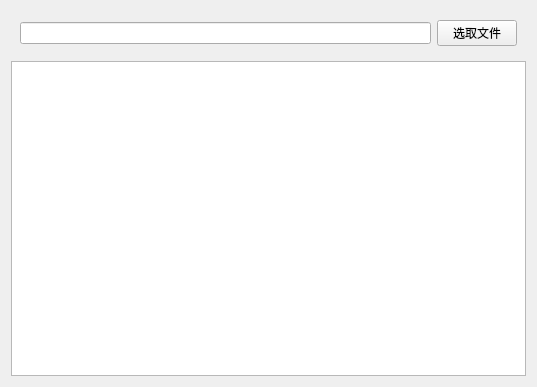
<?xml version="1.0" encoding="UTF-8"?>
<ui version="4.0">
 <class>Widget</class>
 <widget class="QWidget" name="Widget">
  <property name="geometry">
   <rect>
    <x>0</x>
    <y>0</y>
    <width>537</width>
    <height>387</height>
   </rect>
  </property>
  <property name="windowTitle">
   <string>Widget</string>
  </property>
  <layout class="QVBoxLayout" name="verticalLayout">
   <item>
    <widget class="QWidget" name="widget" native="true">
     <layout class="QHBoxLayout" name="horizontalLayout">
      <item>
       <widget class="QLineEdit" name="lineEdit"/>
      </item>
      <item>
       <widget class="QPushButton" name="pushButton">
        <property name="text">
         <string>选取文件</string>
        </property>
       </widget>
      </item>
     </layout>
    </widget>
   </item>
   <item>
    <widget class="QTextEdit" name="textEdit"/>
   </item>
  </layout>
 </widget>
 <resources/>
 <connections/>
</ui>
